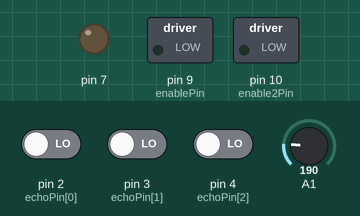
This sketch was run on a simulated Arduino Uno, built with avr-gcc and run on an emulated ATmega328P. Parts: switched loads named in the sketch (green lamp = pin HIGH), output pins drawn as LEDs (lit = HIGH). The inputs (shaded band) are chosen by the test bench; at power-on: A1 = 190, pin 2 (echoPin[0]) LOW, pin 3 (echoPin[1]) LOW, pin 4 (echoPin[2]) LOW. Pins used as bus, display or sensor lines are not drawn; what the sketch prints to the serial monitor is not drawn.

Above: at 1.2 s.
1.3 s: A1 set to 190
At 3.5 s:
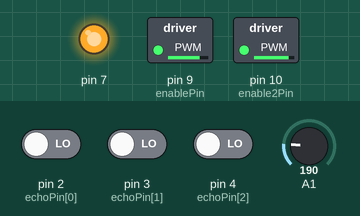
At 4.4 s:
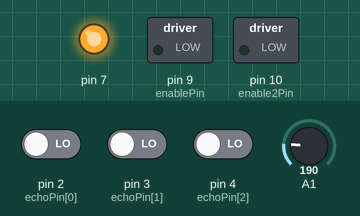
Timing chart, 0 to 5.9 s (numbered marks = the images above; inputs shaded):
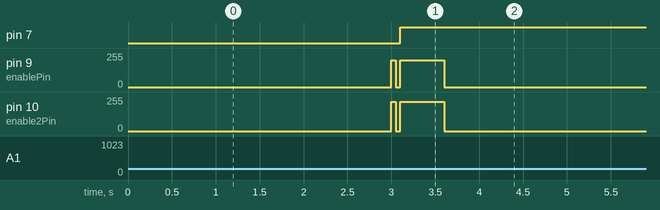

The sketch:

main.ino
```cpp
#define enablePin 9
#define in1Pin 11
#define in2Pin 8
#define enable2Pin 10
#define in2_1Pin 13
#define in2_2Pin 12

#define tactPin A0
#define trigPin 5 // Trigger Pin


boolean LForward = true; // 전진 후진 선택 변수
boolean RForward = true; // 전진 후진 선택 변수

int leftPower = 200;
int rightPower = 220;

int tactInput = false;

int echoPin[3] = {2, 3, 4};

int duration[3], distance[3], distance_2[3]; // Duration used to calculate distance

void setup() {

  Serial.begin (9600);

  pinMode(trigPin, OUTPUT);

  pinMode(echoPin[0], INPUT);  //sound 123
  pinMode(echoPin[1], INPUT);
  pinMode(echoPin[2], INPUT);

  pinMode(7, OUTPUT);
  pinMode(A1, INPUT);
}


void loop() {
  int light=0;

  microRun();

  digitalWrite(7, true);
  light = analogRead(A1);
  if(light < 200){
      microGo();
      delay(500);
      microStop();
      delay(5000);
  }
  Serial.println(light);
}

void calcDistance() {
  int a = 0;

  for (a = 0; a < 3; a++) { // 2,3,4 번 핀 읽기
    digitalWrite(trigPin, LOW);
    delayMicroseconds(100);
    digitalWrite(trigPin, HIGH);

    duration[a] = pulseIn(echoPin[a], HIGH);
    distance[a] = distance_2[a];
    distance_2[a] = duration[a] / 58.2;
    if (distance_2[a] == 0 ) {
      distance_2[a] = distance[a];
    }
  }
}

int checkWall() {
  if(distance[0] > 3){
    return 0;
  } else if(distance[1] > 3){
    return 1;
  } else if(distance[2] > 3){
    return 2;
  } else {
    return 3;
  }
}

void microRun(){
  calcDistance();
  switch(checkWall()){
  case 0:
    microLeft();
  break;
  case 1:
    microGo();
  break;
  case 2:
    microRight();
//    delay(500);
  break;
  case 3:
    microBack();
//    delay(200);
  break;
  }
/*    Serial.print(distance[0]);
  Serial.print("     ");
  Serial.print(distance[1]);
  Serial.print("     ");
  Serial.println(distance[2]);
*/  delay(50);
  microStop();
  delay(50);
}

void microLeft(){
  setMotor(100, rightPower, true, true);
}

void microGo(){
  setMotor(leftPower, rightPower, true, true);
}

void microRight(){
  setMotor(leftPower, 110, true, true);
}

void microStop(){
  setMotor(0, 0, true, true);
}

void microBack(){
  setMotor(leftPower, rightPower, false, false);
}


void setMotor(int Lpower, int Rpower , boolean LForward, boolean RForward) { // 모터제어 함수
  analogWrite(enablePin, Lpower); // Lpower값으로 enable핀 PWM 제어
  digitalWrite(in1Pin,  LForward); // !는 inverter 역할으로, 0이면 1로 1은 0으로 변환
  digitalWrite(in2Pin,  ! LForward); // 한쪽이 1이면 다른쪽이 0이여야 하므로
  analogWrite(enable2Pin, Rpower);
  digitalWrite(in2_1Pin, RForward);
  digitalWrite(in2_2Pin, ! RForward); // 왼쪽 모터 제어와 오른쪽 모터에서 ! 위치가 다른
  //이유는 모터가 180도 대칭이여서 같은 방향으로 하면 반대방향으로 돌기 때문입니다.
}
```
